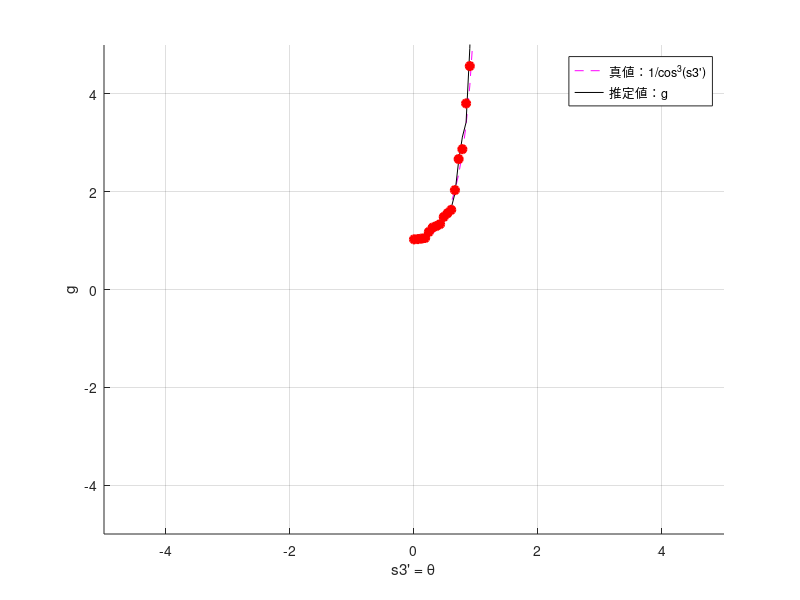
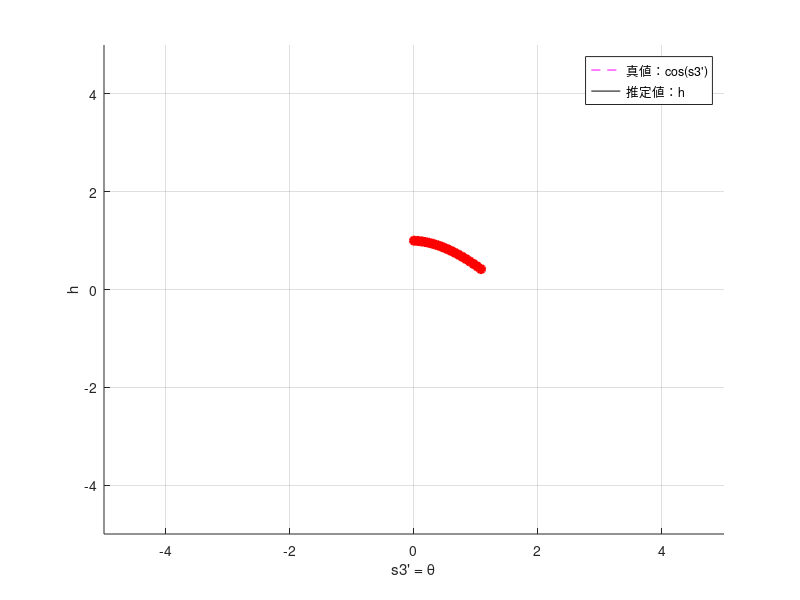

Here is the MATLAB script that generated these plots, in order:
clear;
close all;
load('all_estimation_12pi_new.mat')

tic

%---サンプル収集と誤差関数の定義----------------------------------------------------

dk1 = 0.1;   % 時間刻み
K1fin = 1.9;  %シミュレーション終了時間, length(k) = Kfin + 1
k1 = [0:dk1:K1fin];

u1_b1 = ones(length(k1),1) * 0.5; % 並進速度
u2_b1 = ones(length(k1),1) * (0.6); % 回転角速度

si_b1 = zeros(length(k1),3); % 観測するセンサ変数 , s = (s1, s2, s3) = (x ,y, θ)
si_b1(1,:) = [1 1 pi/4];    % (s1, s2, s3)の初期値を設定

si_c1 = zeros(length(k1),3); % 補正後のセンサ変数(zi,z3空間と等しい)、結果比較用
si_c1(1,:) = [0 0 0];


imax_g = 20;
imax_h = 10;

mean_g = zeros(imax_g,3);
var_g = 1;

mean_h = zeros(imax_h,3);
var_h = 1;

for i = 1 : imax_g
    mean_g(i,1) = i * 0.1;
    mean_g(i,2) = i * 0.1;
    mean_g(i,3) = i * 0.1;
end

for i = 1 : imax_h
    mean_h(i,1) = i * 0.1 - 0.25;
    mean_h(i,2) = i * 0.1 - 0.25;
    mean_h(i,3) = i * 0.1 - 0.25;
end


phi_g = zeros(length(k1)-1,imax_g);
phi_h = zeros(length(k1)-1,imax_h);

w_g = zeros(imax_g,1);
w_h = zeros(imax_h,1);

g_est = zeros(length(k1)-1,1);
h_est = zeros(length(k1)-1,1);


for j = 1 : length(k1)-1

    for i = 1 : imax_g
        phi_g(j,i) = exp( - sqrt( (si_b1(j,1) - mean_g(i,1)) ^ 2 + (si_b1(j,2) - mean_g(i,2)) ^ 2 + (si_b1(j,3) - mean_g(i,3)) ^ 2 ) / (2 * var_g ^ 2) );
    end
    
    for i = 1 : imax_h
        phi_h(j,i) = exp( - sqrt( (si_b1(j,1) - mean_h(i,1)) ^ 2 + (si_b1(j,2) - mean_h(i,2)) ^ 2 + (si_b1(j,3) - mean_h(i,3)) ^ 2 ) / (2 * var_h ^ 2) );
    end

    if j < length(k1) - 1

        si_b1(j+1,3) = si_b1(j,3) + u2_b1(j+1) * dk1;
        si_b1(j+1,1) = si_b1(j,1) + u1_b1(j+1) * cos(si_b1(j+1,3)) * dk1;
        si_b1(j+1,2) = si_b1(j,2) + u1_b1(j+1) * sin(si_b1(j+1,3)) * dk1;

        si_c1(j+1,3) = si_c1(j,3) + u2_b1(j+1) * dk1;
        si_c1(j+1,1) = si_c1(j,1) + u1_b1(j+1) * cos(si_c1(j+1,3)) * dk1;
        si_c1(j+1,2) = si_c1(j,2) + u1_b1(j+1) * sin(si_c1(j+1,3)) * dk1;

    end

end


w_g = (transpose(phi_g) * phi_g) \ transpose(phi_g) * g_b1;
w_h = (transpose(phi_h) * phi_h) \ transpose(phi_h) * h_b1;


g_est = phi_g * w_g;
h_est = phi_h * w_h;


%---g,hのplot--------------------------------------------------------

figure;
hold on;
grid on;

axis([-5 5 -5 5]) % π/2 ≒ 1.57

for i = 1 : length(k1)-1
    g_ans(i) = 1 / (cos(si_c1(i,3)) * cos(si_c1(i,3)) * cos(si_c1(i,3)));
end

plot(si_c1(1:length(k1)-1,3), g_ans(:), '--m', si_c1(1:length(k1)-1,3), g_est(:), '-k', si_c1(1:length(k1)-1,3), g_b1(:),'o','MarkerEdgeColor','red','MarkerFaceColor','red','LineWidth', 1.5)
xlabel("s3' = θ")
ylabel('g')
legend("真値：1/cos^3(s3')",'推定値：g')

hold off;


figure;
hold on;
grid on;

axis([-5 5 -5 5]) % π/2 ≒ 1.57

plot(si_c1(1:length(k1)-1,3), cos(si_c1(1:length(k1)-1,3)), '--m', si_c1(1:length(k1)-1,3), h_est(:), '-k', si_c1(1:length(k1)-1,3), h_b1(:),'o','MarkerEdgeColor','red','MarkerFaceColor','red','LineWidth', 1.5)
xlabel("s3' = θ")
ylabel("h")
legend("真値：cos(s3')",'推定値：h')

hold off;



toc
